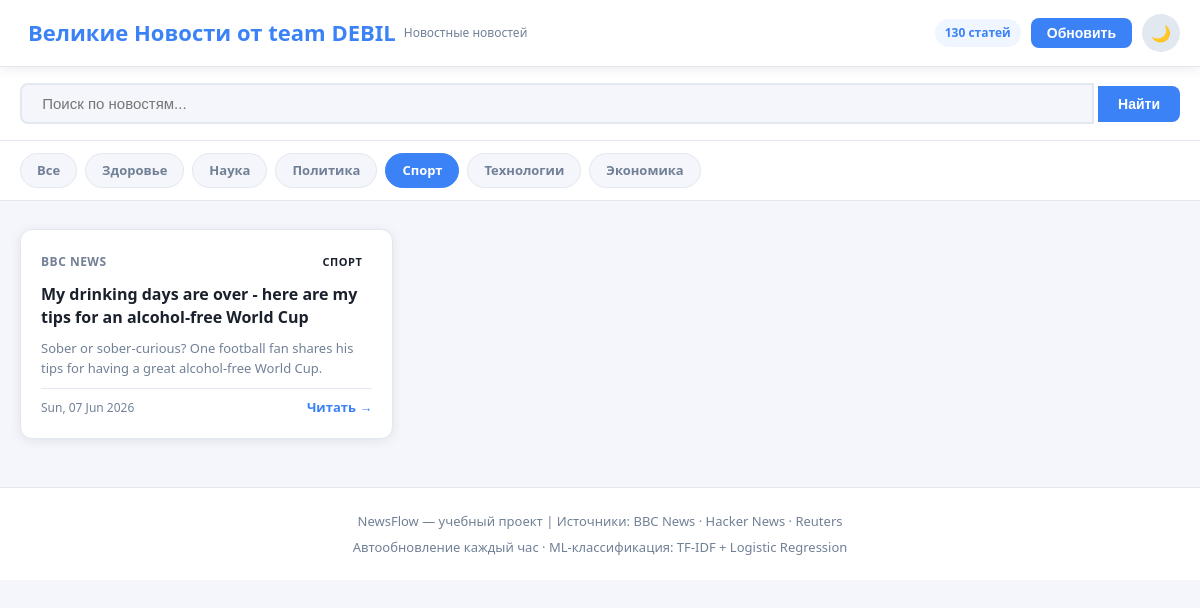
The page /?category=спорт on the database its author committed.
### tables this page shows
CREATE TABLE articles (
            id        INTEGER PRIMARY KEY AUTOINCREMENT,
            title     TEXT    NOT NULL,
            url       TEXT    NOT NULL UNIQUE,
            summary   TEXT,
            source    TEXT,
            category  TEXT    DEFAULT 'general',
            published TEXT,
            scraped_at DATETIME DEFAULT CURRENT_TIMESTAMP
        );

### app.py (the view)
@app.route("/")
def index():
    keyword  = request.args.get("q", "").strip()
    category = request.args.get("category", "all").strip()
    articles   = get_articles(category=category, keyword=keyword, limit=60)
    categories = get_categories()
    total      = count_articles()
    return render_template(
        "index.html",
        articles=articles,
        categories=categories,
        current_category=category,
        keyword=keyword,
        total=total,
    )

### database.py (called while the page is built)
def get_connection() -> sqlite3.Connection:
    conn = sqlite3.connect(DB_PATH)
    conn.row_factory = sqlite3.Row
    return conn

def get_articles(category: str = None, keyword: str = None,
                 limit: int = 50) -> list:
    conn = get_connection()
    cursor = conn.cursor()
    query = "SELECT * FROM articles WHERE 1=1"
    params = []
    if category and category != "all":
        query += " AND category = ?"
        params.append(category)
    if keyword:
        query += " AND (title LIKE ? OR summary LIKE ?)"
        params.extend([f"%{keyword}%", f"%{keyword}%"])
    query += " ORDER BY scraped_at DESC LIMIT ?"
    params.append(limit)
    cursor.execute(query, params)
    rows = cursor.fetchall()
    conn.close()
    return [dict(row) for row in rows]

def get_categories() -> list:
    conn = get_connection()
    cursor = conn.cursor()
    cursor.execute("SELECT DISTINCT category FROM articles ORDER BY category")
    rows = cursor.fetchall()
    conn.close()
    return [row["category"] for row in rows]

def count_articles() -> int:
    conn = get_connection()
    cursor = conn.cursor()
    cursor.execute("SELECT COUNT(*) as cnt FROM articles")
    row = cursor.fetchone()
    conn.close()
    return row["cnt"]

### templates/index.html (shortened to what this page needs)
<!DOCTYPE html>
<html lang="ru" data-theme="light">
<head>
  <link rel="stylesheet" href="static/css/style.css">
</head>
<body>
  <header class="header">
    <div class="container">
      <div class="header__inner">
        <div class="logo">
          <span class="logo__text">Великие Новости от team DEBIL</span>
          <span class="logo__sub">Новостные новостей</span>
        </div>
        <div class="header__actions">
          <span class="stats-badge">{{ total }} статей</span>
          <button class="btn btn--refresh" onclick="document.getElementById('refreshForm').submit()">
             Обновить
          </button>
          <button class="btn btn--theme" onclick="toggleTheme()" id="themeBtn">🌙</button>
        </div>
      </div>
    </div>
  </header>
  <div class="search-bar">
    <div class="container">
      <form action="/" method="GET" id="searchForm">
        <div class="search-bar__inner">
          <input
            class="search-input"
            type="text"
            name="q"
            value="{{ keyword }}"
            placeholder=" Поиск по новостям..."
            id="liveSearch"
            autocomplete="off"
          >
          <button class="btn btn--search" type="submit">Найти</button>
        </div>
      </form>
    </div>
  </div>
  <div class="categories">
    <div class="container">
      <div class="categories__list">
        <a class="cat-tab {% if current_category == 'all' %}cat-tab--active{% endif %}"
           href="/?category=all{% if keyword %}&q={{ keyword }}{% endif %}">
          Все
        </a>
        {% for cat in categories %}
        <a class="cat-tab {% if current_category == cat %}cat-tab--active{% endif %}"
           href="/?category={{ cat }}{% if keyword %}&q={{ keyword }}{% endif %}">
          {{ cat | capitalize }}
        </a>
        {% endfor %}
      </div>
    </div>
  </div>
  <main class="main">
    <div class="container">
      {% if articles %}
      <div class="news-grid" id="newsGrid">
        {% for article in articles %}
        <article class="card" data-category="{{ article.category }}">
          <div class="card__header">
            <span class="card__source">{{ article.source }}</span>
            <span class="card__cat card__cat--{{ article.category }}">{{ article.category }}</span>
          </div>
          <h2 class="card__title">
            <a href="{{ article.url }}" target="_blank" rel="noopener">
              {{ article.title }}
            </a>
          </h2>
          <p class="card__summary">{{ article.summary[:200] }}{% if article.summary|length > 200 %}...{% endif %}</p>
          <div class="card__footer">
            <span class="card__date">{{ article.published[:16] if article.published else '' }}</span>
            <a class="card__link" href="{{ article.url }}" target="_blank" rel="noopener">
              Читать →
            </a>
          </div>
        </article>
        {% endfor %}
      </div>
      {% else %}
      <div class="empty-state">
        <div class="empty-state__icon"></div>
        <h3>Новости не найдены</h3>
        <p>Нажмите «Обновить», чтобы загрузить свежие новости</p>
      </div>
      {% endif %}
    </div>
  </main>
  <footer class="footer">
    <div class="container">
      <p>NewsFlow — учебный проект | Источники: BBC News · Hacker News · Reuters</p>
      <p>Автообновление каждый час · ML-классификация: TF-IDF + Logistic Regression</p>
    </div>
  </footer>
</body>
</html>

### static/css/style.css (style rules this page uses)
*, *::before, *::after { box-sizing: border-box; margin: 0; padding: 0; }
:root { --bg: #f4f6fb; --surface: #ffffff; --border: #e2e8f0; --text: #1a202c; --text-sub: #718096; --accent: #3b82f6; --accent-h: #2563eb; --radius: 12px; --shadow: 0 2px 12px rgba(0,0,0,.08); --trans: .2s ease; }
body { background: var(--bg); color: var(--text); font-family: 'Segoe UI', system-ui, sans-serif; font-size: 15px; line-height: 1.6; transition: background var(--trans), color var(--trans); }
a { color: var(--accent); text-decoration: none; }
.container { max-width: 1200px; margin: 0 auto; padding: 0 20px; }
.header { background: var(--surface); border-bottom: 1px solid var(--border); box-shadow: var(--shadow); position: sticky; top: 0; z-index: 100; }
.header__inner { display: flex; align-items: center; justify-content: space-between; padding: 14px 0; gap: 16px; }
.logo { display: flex; align-items: center; gap: 8px; }
.logo__text { font-size: 22px; font-weight: 700; color: var(--accent); }
.logo__sub { font-size: 12px; color: var(--text-sub); }
.header__actions { display: flex; align-items: center; gap: 10px; }
.stats-badge { background: #eff6ff; color: var(--accent); font-size: 12px; font-weight: 600; padding: 4px 10px; border-radius: 20px; }
.btn { border: none; cursor: pointer; border-radius: 8px; font-size: 14px; font-weight: 600; padding: 7px 16px; transition: all var(--trans); }
.btn--refresh { background: var(--accent); color: #fff; }
.btn--theme { background: var(--border); color: var(--text); font-size: 16px; width: 38px; height: 38px; padding: 0; border-radius: 50%; }
.btn--search { background: var(--accent); color: #fff; padding: 10px 20px; border-radius: 0 8px 8px 0; }
.search-bar { background: var(--surface); padding: 16px 0; border-bottom: 1px solid var(--border); }
.search-bar__inner { display: flex; align-items: center; gap: 4px; }
.search-input { flex: 1; padding: 10px 16px; border: 2px solid var(--border); border-radius: 8px 0 0 8px; font-size: 15px; background: var(--bg); color: var(--text); outline: none; transition: border var(--trans); }
.categories { background: var(--surface); padding: 12px 0; border-bottom: 1px solid var(--border); }
.categories__list { display: flex; gap: 8px; flex-wrap: wrap; }
.cat-tab { padding: 6px 16px; border-radius: 20px; font-size: 13px; font-weight: 600; color: var(--text-sub); background: var(--bg); border: 1px solid var(--border); transition: all var(--trans); }
.cat-tab:hover, .cat-tab--active { background: var(--accent); color: #fff; border-color: var(--accent); }
.main { padding: 28px 0 48px; }
.news-grid { display: grid; grid-template-columns: repeat(auto-fill, minmax(340px, 1fr)); gap: 20px; }
.card { background: var(--surface); border: 1px solid var(--border); border-radius: var(--radius); padding: 20px; display: flex; flex-direction: column; gap: 10px; box-shadow: var(--shadow); transition: transform var(--trans), box-shadow var(--trans); }
.card__header { display: flex; justify-content: space-between; align-items: center; }
.card__source { font-size: 12px; font-weight: 600; color: var(--text-sub); text-transform: uppercase; letter-spacing: .5px; }
.card__title { font-size: 16px; font-weight: 700; line-height: 1.4; flex: 1; }
.card__title a { color: var(--text); }
.card__summary { font-size: 13px; color: var(--text-sub); line-height: 1.55; flex: 1; }
.card__footer { display: flex; justify-content: space-between; align-items: center; padding-top: 8px; border-top: 1px solid var(--border); margin-top: auto; }
.card__date { font-size: 12px; color: var(--text-sub); }
.card__link { font-size: 13px; font-weight: 600; color: var(--accent); }
.card__cat { font-size: 11px; font-weight: 700; padding: 3px 10px; border-radius: 12px; text-transform: uppercase; letter-spacing: .5px; }
.footer { background: var(--surface); border-top: 1px solid var(--border); padding: 20px 0; text-align: center; font-size: 13px; color: var(--text-sub); line-height: 2; }

### rows shown on the page
articles: source "BBC NEWS", category "СПОРТ", title "My drinking days are over - here are my tips for an alcohol-free World Cup", summary "Sober or sober-curious? One football fan shares his tips for having a great alcohol-free World Cup.", published "Sun, 07 Jun 2026"

### other values the page prints
{{ total }} "130"
{{ cat | capitalize }} "Здоровье" "Наука" "Политика" "Спорт" "Технологии" "Экономика"
